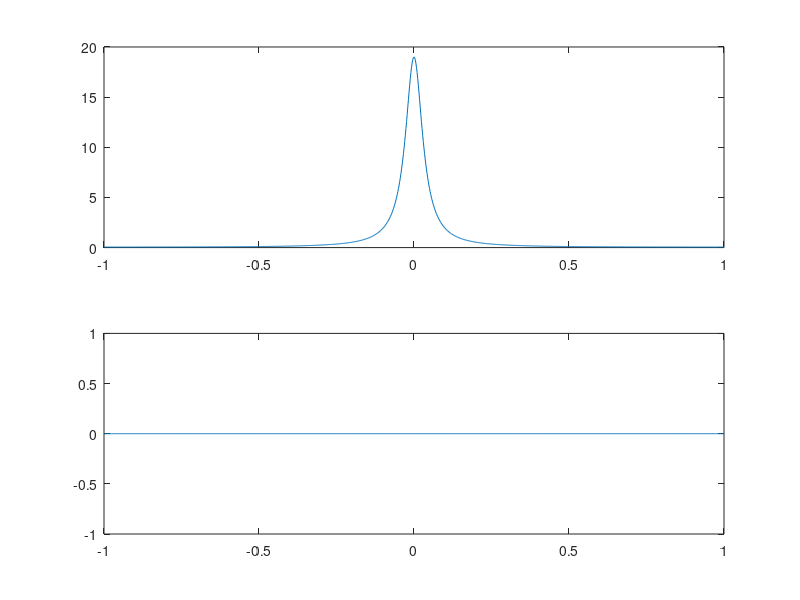

Reproduce this figure in MATLAB.
clc; 
close all;

w = [-500:1:500]*pi/500;
H = 0.19*ones(size(w))./(1.81-1.8*cos(w));

magH = abs(H); 
angH = angle(H);

subplot(2,1,1);
plot(w/pi,magH);

subplot(2,1,2); 
plot(w/pi,angH/pi);